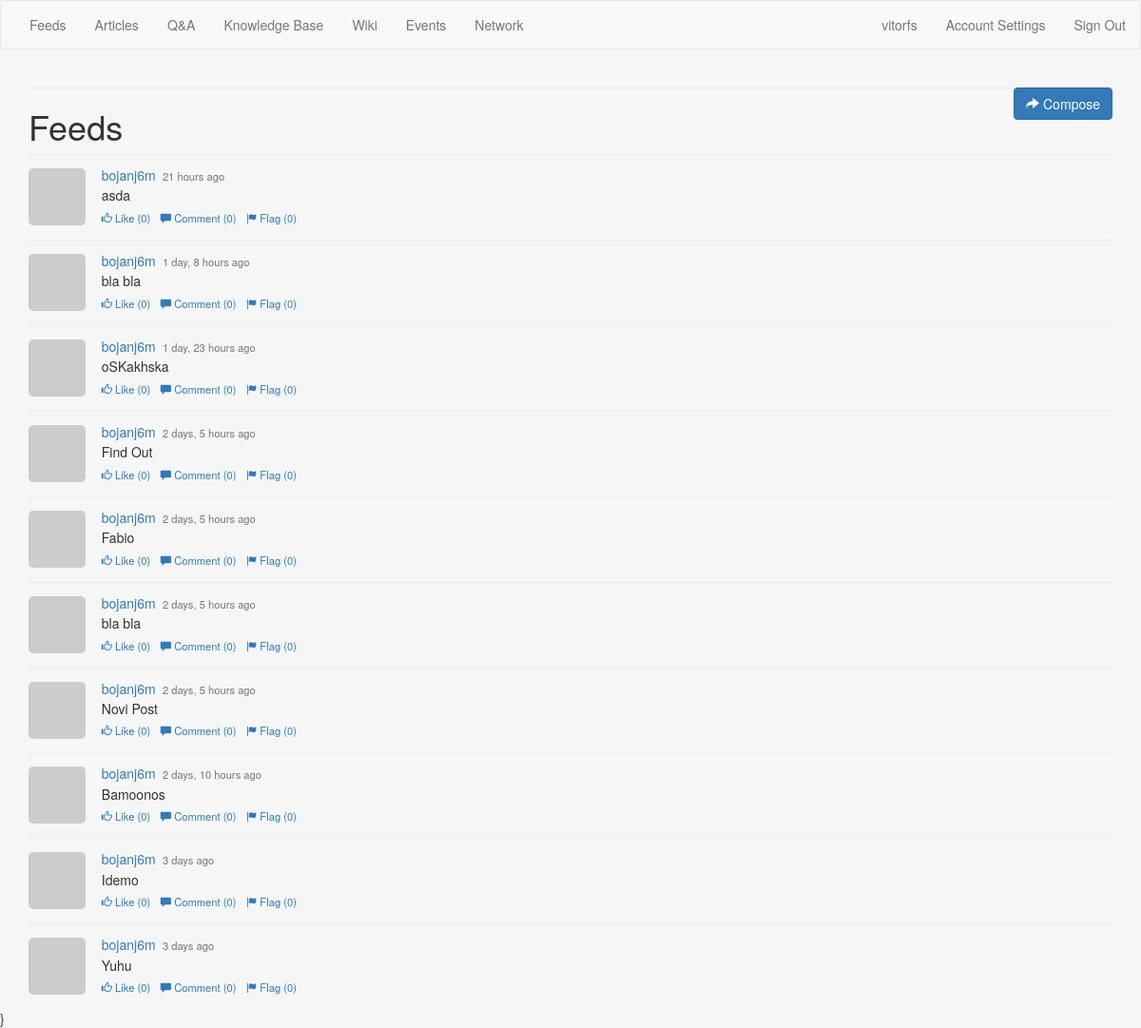
The page / on the database its author committed.
### feeds/models.py (models this page shows, shortened)
class Feed(models.Model):
	user = models.ForeignKey(User)
	date = models.DateTimeField(auto_now_add=True)
	post = models.TextField(max_length=2000)
	parent = models.ForeignKey('Feed', null=True, blank=True)
	class Meta:
		verbose_name="Feed"
		verbose_name_plural="Feeds"
		ordering = ("-date", )

### feeds/views.py (the view)
# urls.py: 2. Add a URL to urlpatterns:  url(r'^$', views.home, name='home')
def home(request):
	feeds = Feed.objects.all()
	context = {
		'feeds': feeds,
	}
	return render(request, 'feeds/feeds.html', context)

### templates/feeds/feeds.html (shortened to what this page needs)
{% extends 'base.html' %}
{% load staticfiles %}
{% block head %}
	<link href="{% static 'css/feeds.css' %}" rel="stylesheet">
{% endblock head  %}
{% block main %}
	<div class="page-header">
		<button type="button" class="btn btn-primary pull-right btn-compose"><span class="glyphicon glyphicon-share-alt"></span> Compose</button>
		<hr/>
		<h1>Feeds</h1>
	</div>
	<ul class="stream">
	{% for feed in feeds %}
		{% include 'feeds/partial_feed.html' with feed=feed %}
	{% endfor %}
	</ul>
{% endblock main %}

### templates/feeds/partial_feed.html
{% load humanize %}
<li feed-id="{{ feed.pk }}">
	<a href="#"><img src="http://www.gravatar.com/avatar/07626034d73ad893cf8a63cea49a4cb6?s=256&d=http%3A%2F%2Ftrybootcamp.vitorfs.com%2Fstatic%2Fimg%2Fuser.png" class="user"></a>
	<div class="post">
		<h3><a href="#">{{ feed.user }}</a> <small>{{ feed.date|naturaltime }}</small></h3>
		<p>{{ feed.post }}</p>
    	<div class="interaction">
      	<a href="#"><span class="glyphicon glyphicon-thumbs-up"></span> Like (0)</a>
      	<a href="#"><span class="glyphicon glyphicon-comment"></span> Comment (0)</a>
      	<a href="#"><span class="glyphicon glyphicon-flag"></span> Flag (0)</a>
    </div>
	</div>
</li>

### static/css/bootcamp.css (style rules this page uses)
body { background-color: #f6f6f6; }
ul.stream { margin: 0; padding: 0; }
ul.stream li { list-style: none; border-bottom: 1px solid #eeeeee; padding: 1em 0; }
ul.stream li:last-child { border-bottom: none; }
ul.stream li a img.user { width: 60px; border-radius: 5px; float: left; }
ul.stream li div.post { margin-left: 60px; padding: 0 1.2em; }
ul.stream li div.post h3 { font-size: 1.2em; margin: 0; margin-bottom: .2em; }
ul.stream li div.post p { margin: 0; }
ul.stream li div.post div.interaction { padding-top: .2em; }
ul.stream li div.post div.interaction a { margin-right: .6em; font-size: .8em; }
.page-header { margin: 0; }
.page-header h1 { margin: 0; font-weight: 100; }
.btn-compose { float: right; }

### static/css/feeds.css (style rules this page uses)
ul.stream { margin: 0; padding: 0; }
ul.stream li { list-style: none; border-bottom: 1px solid #eeeeee; padding: 1em 0; }
ul.stream li:last-child { border-bottom: none; }
ul.stream li a img.user { width: 60px; border-radius: 5px; float: left; }
ul.stream li div.post { margin-left: 60px; padding: 0 1.2em; }
ul.stream li div.post h3 { font-size: 1.0em; margin: 0; margin-bottom: .2em; }
ul.stream li div.post h3 small { margin-left: .3em; font-size: .8em; }
ul.stream li div.post p { margin: 0; }
ul.stream li div.post div.interaction { padding-top: .2em; }
ul.stream li div.post div.interaction a { margin-right: .6em; font-size: .8em; }

### rows shown on the page
Feed: user "bojanj6m", date "21 hours ago", post "asda"
Feed: user "bojanj6m", date "1 day, 8 hours ago", post "bla bla"
Feed: user "bojanj6m", date "1 day, 23 hours ago", post "oSKakhska"
Feed: user "bojanj6m", date "2 days, 5 hours ago", post "Find Out"
Feed: user "bojanj6m", date "2 days, 5 hours ago", post "Fabio"
Feed: user "bojanj6m", date "2 days, 5 hours ago", post "bla bla"
Feed: user "bojanj6m", date "2 days, 5 hours ago", post "Novi Post"
Feed: user "bojanj6m", date "2 days, 10 hours ago", post "Bamoonos"
Feed: user "bojanj6m", date "3 days ago", post "Idemo"
Feed: user "bojanj6m", date "3 days ago", post "Yuhu"
